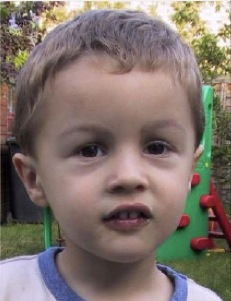
#> input picture proj2/samples/boy.png, 231 x 301 px
$ python npr.py   (Python 2 division)
#> lines starting #> are read from the running program, lines starting #| are printed output that depends on the picture; long printed decimals are rounded
from scipy import ndimage
import numpy as np
import matplotlib.pyplot as plt
import matplotlib.cm as cm
import scipy.sparse.linalg
import matplotlib.colors

#filters out the lowest n elements from an array where r=n/size
#returns a boolean matrix the same size as X
def lowFilter(X,r):
	S=set()
	for i in np.nditer(X):
		S.add(float(i))
	S_sorted = sorted(S)
	n = int(r*len(S_sorted))
	threshold = S_sorted[n]
#	for i in np.nditer(X,op_flags=['readwrite']):
#		if i<threshold:
#			i[...]=0
	M=np.ones(X.shape)
	for i in range(0,X.shape[0]-1):
		for j in range(0,X.shape[1]):
			if (X[i,j]<threshold):
				M[i,j]=0
	return M


#reconstructs an image from its gradients
filterMatrixX=None
filterMatrixY=None
def solvePoisson(arr,width,height,A):
	b=np.zeros(numEquations)
	e=0

	#calculate gradients
	gx=np.array(arr[:,1:arr.shape[1]],dtype=float)-arr[:,0:arr.shape[1]-1]
	gy=np.array(arr[1:arr.shape[0],:],dtype=float)-arr[0:arr.shape[0]-1,:]

#	plt.figure()
#	plt.imshow(gx,cmap=cm.Greys_r)
	#filter out gradients on non-edges (low values)
	global filterMatrixX
	global filterMatrixY
	if True:
#	if filterMatrixX is None:
		filterMatrixX = lowFilter(gx,0.5)
#		filterMatrixY = lowFilter(gy,0.5)
		filterMatrixY = np.hstack((filterMatrixX[:filterMatrixX.shape[0]-1,:],np.ones((filterMatrixX.shape[0]-1,1))))

	gx=gx*filterMatrixX
	gy=gy*filterMatrixY

# [7 lines of commented-out code are left out]
	for i in range(0,width-1):
		for j in range(0,height):
			b[e]=gx[j,i]
			e+=1

	#apply vertical gradient objective
	for i in range(0,width):
		for j in range(0,height-1):
			b[e]=gy[j,i]
			e+=1

	#apply constant pixel intensity objective
	b[e]=arr[0,0]

	#solve the least squares problem
	x = scipy.sparse.linalg.lsqr(A,b)[0]
	x = x.reshape((height,width))

	return x


if __name__=="__main__":
	imArr=ndimage.imread('samples/boy.png')
#> imArr is the input picture: shape (301, 231, 3); mean R, G, B 128.5, 115.3, 108.2
	imArr=np.array(imArr,dtype=float)
	imArr=imArr/256
	imHSV=matplotlib.colors.rgb_to_hsv(imArr)
#> imHSV: shape (301, 231, 3) float64; mean of channels 0, 1, 2 0.281, 0.243, 0.525
	originalIntensity = np.mean(imHSV[:,:,1])
#> originalIntensity = 0.243
	print originalIntensity
#| 0.243
	imWidth=imArr.shape[1]
#> imWidth = 231
	imHeight=imArr.shape[0]
#> imHeight = 301
	numVariables=imWidth*imHeight
#> numVariables = 69531
	numEquations=(imWidth-1)*imHeight+(imHeight-1)*imWidth+1
#> numEquations = 138531
	numIndices=(numEquations-1)*2+1
#> numIndices = 277061
	A_indices=np.zeros(numIndices,dtype=np.int64)

	#initialize constants
	e=0

	#apply horizontal gradient objective
	for i in range(0,imWidth-1):
		for j in range(0,imHeight):
			A_indices[2*e]=j*imWidth+i+1
			A_indices[2*e+1]=j*imWidth+i
			e+=1
#> after the loop, e = 69230

	#apply vertical gradient objective
	for i in range(0,imWidth):
		for j in range(0,imHeight-1):
			A_indices[2*e]=(j+1)*imWidth+i
			A_indices[2*e+1]=j*imWidth+i
			e+=1
#> after the loop, e = 138530

	#apply constant pixel intensity objective
	A_indices[2*e]=0

	#form the sparse matrix A
	A_indptr=np.hstack((np.arange(0,numIndices,2),numIndices))
	A_data=np.zeros(numIndices)
	for i in range(0,numIndices-1):
		if i%2==0:
			A_data[i]=1
		else:
			A_data[i]=-1
	A_data[numIndices-1]=1
	A=scipy.sparse.csr_matrix((A_data,A_indices,A_indptr),shape=(numEquations,numVariables))

	print "start solving"
	vRed=solvePoisson(imArr[:,:,0],imWidth,imHeight,A)
#> the loop in lowFilter, `for i in np.nditer(X):` made 69230 passes
#> i on passes 1 to 3: -0.00391, 0.0273, 0.00781
#> after the loop in lowFilter, `for i in np.nditer(X):`: S = 190 items
#> in lowFilter, `S_sorted = sorted(S)`: S_sorted = 190 values from -0.473 to 0.453
#> in lowFilter, `n = int(r*len(S_sorted))`: n = 95
#> in lowFilter, `threshold = S_sorted[n]`: threshold = -0.00781
#> after the loop in lowFilter, `for i in range(0,X.shape[0]-1):`:
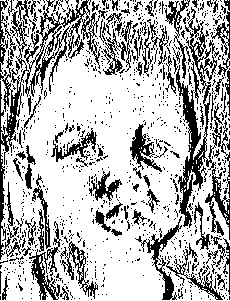
#> M: shape (301, 230) float64; values 0 (black) and 1 (white), 71.6% white; black in thin lines or dots
#> in solvePoisson, `filterMatrixY = np.hstack((filterMatrixX[:filterMatrixX.shape[0]-1,:],..`: filterMatrixY: shape (300, 231) float64; values 0 (black) and 1 (white), 71.7% white; black in thin lines or dots
#> in solvePoisson, `gy=gy*filterMatrixY`:
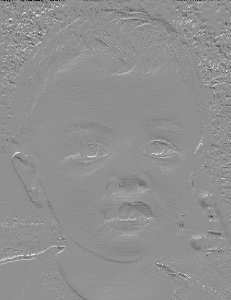
#> gy: shape (300, 231) float64; min -0.535, max 0.41, mean 0.000597; drawn with min black and max white
#> after the loop in solvePoisson, `for i in range(0,width-1):`: e = 69230
#> after the loop in solvePoisson, `for i in range(0,width):`: e = 138530
#> in solvePoisson, `x = x.reshape((height,width))`:
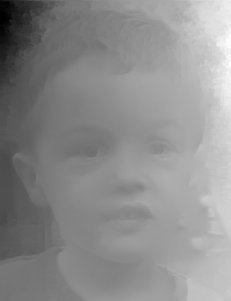
#> x: shape (301, 231) float64; min 0.63, max 5.2, mean 3.16; drawn with min black and max white
	print "red"
	vGreen=solvePoisson(imArr[:,:,1],imWidth,imHeight,A)
#> the loop in lowFilter (call 2), `for i in np.nditer(X):` made 69230 passes
#> i on passes 1 to 3: -0.0156, 0.00781, -0.00781
#> after the loop in lowFilter (call 2), `for i in range(0,X.shape[0]-1):`: M: shape (301, 230) float64; values 0 (black) and 1 (white), 72.6% white; black in thin lines or dots
	print "green"
	vBlue=solvePoisson(imArr[:,:,2],imWidth,imHeight,A)
#> call 3 of solvePoisson, with width = 231, height = 301
#> after the loop in lowFilter (call 3), `for i in range(0,X.shape[0]-1):`: M: shape (301, 230) float64; values 0 (black) and 1 (white), 79.9% white; black in thin lines or dots
#> in solvePoisson (call 3), `filterMatrixY = np.hstack((filterMatrixX[:filterMatrixX.shape[0]-1,:],..`:
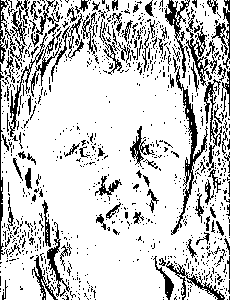
#> filterMatrixY: shape (300, 231) float64; values 0 (black) and 1 (white), 79.9% white; black in thin lines or dots
#> after the loop in solvePoisson (call 3), `for i in range(0,width-1):`: e = 69230
#> after the loop in solvePoisson (call 3), `for i in range(0,width):`: e = 138530
	print "blue"

	vRed=vRed*vRed
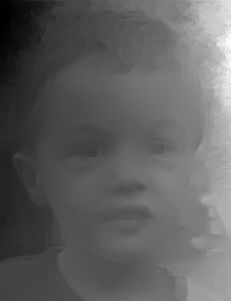
#> vRed: shape (301, 231) float64; min 0.397, max 27.09, mean 10.5; drawn with min black and max white
	vGreen=vGreen*vGreen
	vBlue=vBlue*vBlue
	print np.min(vRed),np.max(vRed),np.mean(vRed)
#| 0.3966 27.088 10.494
	vRed=(vRed-np.min(vRed))/(np.max(vRed)-np.min(vRed))
	vGreen=(vGreen-np.min(vGreen))/(np.max(vGreen)-np.min(vGreen))
	vBlue=(vBlue-np.min(vBlue))/(np.max(vBlue)-np.min(vBlue))
	finalImage=np.dstack([vRed,vGreen,vBlue])
	imFinalHSV=matplotlib.colors.rgb_to_hsv(finalImage)
#> imFinalHSV: shape (301, 231, 3) float64; mean of channels 0, 1, 2 0.344, 0.0629, 0.387
	finalIntensity=np.mean(imFinalHSV[:,:,1])
#> finalIntensity = 0.0629
	print finalIntensity
#| 0.06293
#	correctedSaturation = np.clip(imFinalHSV[:,:,1]/finalIntensity*originalIntensity,0,1)
#	finalImage=np.dstack([imFinalHSV[:,:,0],correctedSaturation,imFinalHSV[:,:,2]])
	finalImage1=np.dstack([imHSV[:,:,0],imHSV[:,:,1],imFinalHSV[:,:,2]])
#> finalImage1: shape (301, 231, 3) float64; mean of channels 0, 1, 2 0.281, 0.243, 0.387
	finalImage2=np.dstack([imHSV[:,:,0],imFinalHSV[:,:,1],imHSV[:,:,2]])
#> finalImage2: shape (301, 231, 3) float64; mean of channels 0, 1, 2 0.281, 0.0629, 0.525
	finalImage3=np.dstack([imFinalHSV[:,:,0],imHSV[:,:,1],imHSV[:,:,2]])
#> finalImage3: shape (301, 231, 3) float64; mean of channels 0, 1, 2 0.344, 0.243, 0.525
	finalImage4=np.dstack([imFinalHSV[:,:,0],imFinalHSV[:,:,1],imHSV[:,:,2]])
#> finalImage4: shape (301, 231, 3) float64; mean of channels 0, 1, 2 0.344, 0.0629, 0.525
	finalImage5=np.dstack([imFinalHSV[:,:,0],imHSV[:,:,1],imFinalHSV[:,:,2]])
#> finalImage5: shape (301, 231, 3) float64; mean of channels 0, 1, 2 0.344, 0.243, 0.387
	finalImage6=np.dstack([imHSV[:,:,0],imFinalHSV[:,:,1],imFinalHSV[:,:,2]])
#> finalImage6: shape (301, 231, 3) float64; mean of channels 0, 1, 2 0.281, 0.0629, 0.387
	finalImage1=matplotlib.colors.hsv_to_rgb(finalImage1)
	finalImage2=matplotlib.colors.hsv_to_rgb(finalImage2)
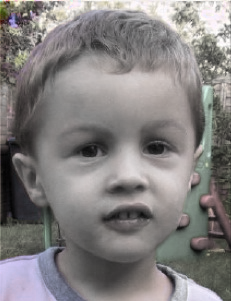
#> finalImage2: shape (301, 231, 3) float64; mean R, G, B 0.516, 0.503, 0.502
	finalImage3=matplotlib.colors.hsv_to_rgb(finalImage3)
	finalImage4=matplotlib.colors.hsv_to_rgb(finalImage4)
	finalImage5=matplotlib.colors.hsv_to_rgb(finalImage5)
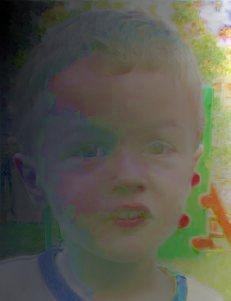
#> finalImage5: shape (301, 231, 3) float64; mean R, G, B 0.355, 0.357, 0.308
	finalImage6=matplotlib.colors.hsv_to_rgb(finalImage6)


#	plt.figure()
#	plt.imshow(imArr)
#	plt.title('Original image')
	plt.figure()
	plt.imshow(vRed,cmap=cm.Greys_r)
	plt.figure()
	plt.imshow(vGreen,cmap=cm.Greys_r)
	plt.figure()
	plt.imshow(vBlue,cmap=cm.Greys_r)
	plt.figure()
	plt.imshow(imArr)
	plt.title('Original image')
	plt.figure()
	plt.imshow(finalImage)
	plt.title('Recovered image')
	plt.figure()
	plt.imshow(finalImage1)
	plt.title('Recovered image')
	plt.figure()
	plt.imshow(finalImage2)
	plt.title('Recovered image')
	plt.figure()
	plt.imshow(finalImage3)
	plt.title('Recovered image')
	plt.figure()
	plt.imshow(finalImage4)
	plt.title('Recovered image')
	plt.figure()
	plt.imshow(finalImage5)
	plt.title('Recovered image')
	plt.figure()
	plt.imshow(finalImage6)
	plt.title('Recovered image')
	plt.show()
